Frame 1 (no input): blank canvas, image omitted
Frame 60 (no input): blank canvas, image omitted
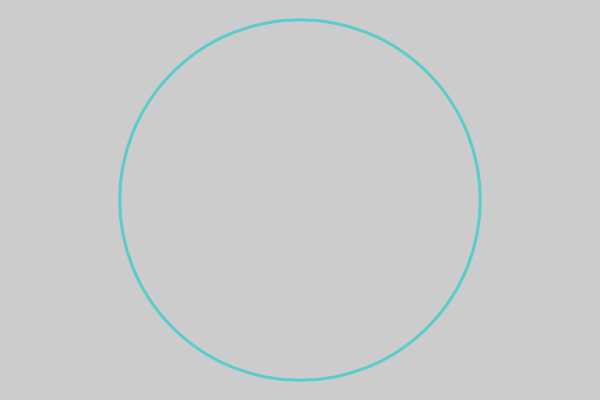
Frame 120 (the mouse pressed at the canvas centre since frame 60)

The p5.js sketch whose frames 1 and 60 were blank and that drew this single picture after the mouse press (run headless with seeded random() and noise() and a simulated clock; from frame 60 on, the mouse is pressed at the canvas centre):

// p5.js sketch
// ── sketch.js
// A painting example with the mouse. The paint brush 
// size is determined by mouse speed, the color by the mouse's
// X location, and the fill vs. stroke by mouse press or not.
//
// By Jon Froehlich
// http://makeabilitylab.io
// 
// See:
//  - https://medium.com/comsystoreply/introduction-to-p5-js-9a7da09f20aa
//  - https://learning.oreilly.com/library/view/make-getting-started/9781457186769/ch05.html#response


let diameter = 20;
const SPACEBAR_KEYCODE = 32;

// Paint the initial background and switch to HSB so hue maps cleanly to mouse X.
function setup() {
  createCanvas(600, 400);
  // Accessibility: text description of the canvas for screen readers
  // https://p5js.org/reference/p5/describe/
  describe("A drawing canvas where moving the mouse paints circles whose size depends on mouse speed and color depends on horizontal position; pressing the mouse or holding the spacebar switches from filled circles to outlined ones.");
  background(204);
  colorMode(HSB);
  noStroke();
}

// Each frame: hue from mouse X, fill vs. stroke from press/spacebar, and circle
// size from mouse speed, then stamp the circle.
function draw() {
  let hue = map(mouseX, 0, width, 0, 360);
  if(mouseIsPressed == true || keyIsDown(SPACEBAR_KEYCODE)){
    noFill();
    strokeWeight(3);
    stroke(hue, 70, 80, 0.8);
  }else{
    noStroke();
    fill(hue, 70, 80, 0.8); 
  }
  
  // set the diameter of the circle based on the distance
  // between the previous mouse points and current mouse points
  diameter = dist(mouseX, mouseY, pmouseX, pmouseY);
    
  ellipse(mouseX, mouseY, diameter);
  
  // if(keyIsDown(SPACEBAR_KEYCODE)){
  //   print("Space bar is down"); 
  // }else{
  //   print("Space bar is NOT down"); 
  // }
}

// Any key except the spacebar clears the canvas (the spacebar is reserved as a
// drawing modifier in draw(), so it must not also erase).
function keyPressed(){
  if(key != ' '){
    colorMode(RGB);
    background(204);
    colorMode(HSB);
  }
}
